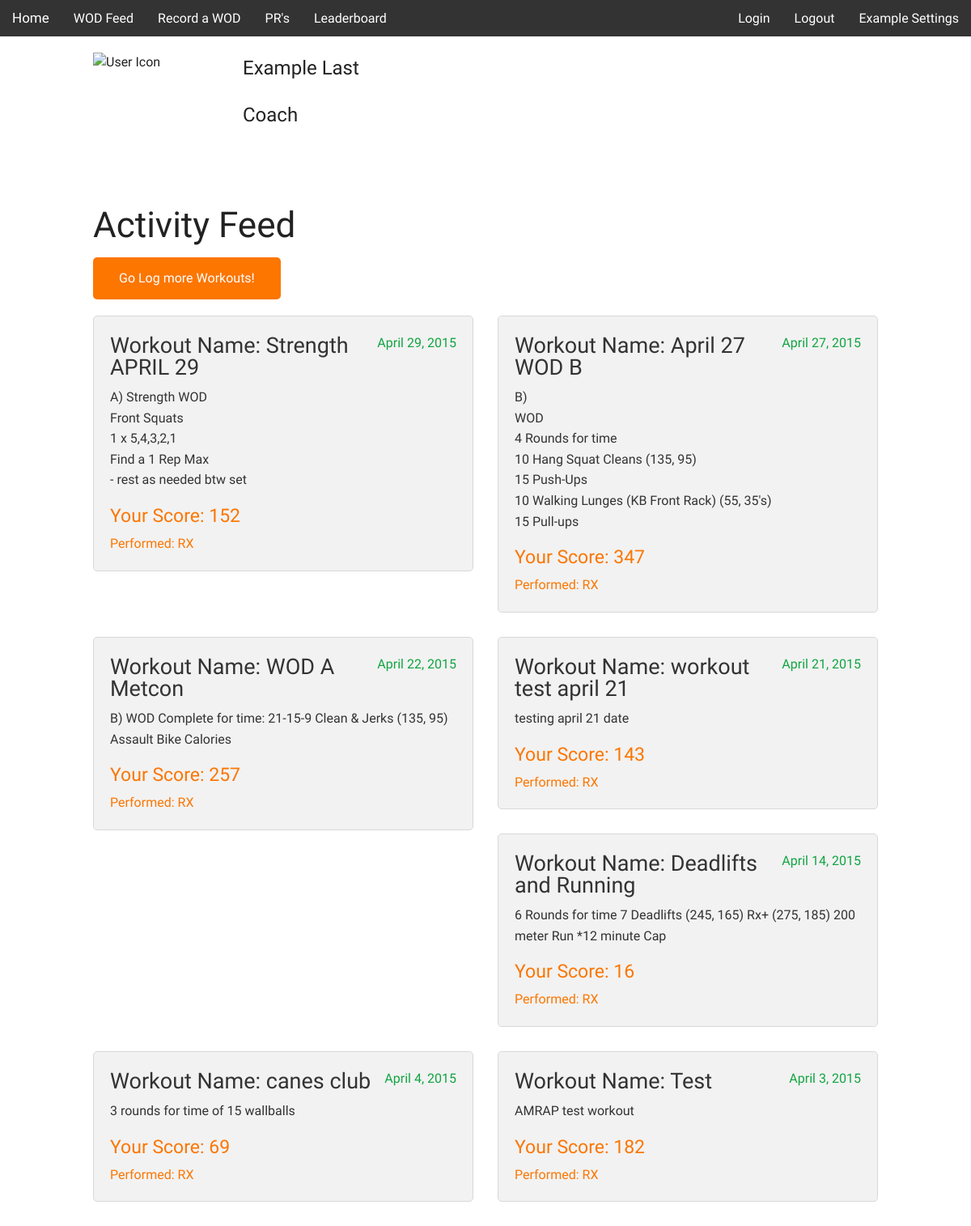
The page /activity.php (signed in) on the database its author committed.
### tables this page shows
CREATE TABLE IF NOT EXISTS `wod_results` (
  `workout_id` int(11) NOT NULL,
  `user_id` int(11) NOT NULL,
  `workout_score` int(11) NOT NULL,
  `workout_level` varchar(10) NOT NULL,
  `wod_notes` varchar(1000) NOT NULL
);

CREATE TABLE IF NOT EXISTS `workouts` (
  `workout_id` int(11) NOT NULL,
  `workout_name` varchar(255) NOT NULL,
  `wod_type` varchar(50) NOT NULL,
  `wod_date` date NOT NULL,
  `description` text NOT NULL
);

### activity.php (the view, shortened to what this page needs)
<?php
include($_SERVER['DOCUMENT_ROOT'].'/header_athlete.php');
?>
<!DOCTYPE html>
<html class="no-js" lang="en">
  <body>
<div class="row">
        <div class="large-6 columns user-info-panel">
            <div class="small-6 columns" id="user-avatar-div" >
            <img src="../userfiles/avatars/<?php echo $_SESSION['user_avatar'] ?>" alt="User Icon">
            </div>
        <div>
            <p><?=$_SESSION['first_name'];?> <?=$_SESSION['last_name'];?></p>
            <p><?=$_SESSION['user_type'];?></p>
        </div>
    </div>
</div>
<div class="row">
    <div class="large-6 columns">
        <h1>Activity Feed</h1>
        <a href="wod_results.php" class="button">Go Log more Workouts!</a>
    </div>
</div>
<div class="row">
    <?php
        include 'connect.php';
        $query = "SELECT * FROM wod_results
        JOIN workouts ON workouts.workout_id = wod_results.workout_id
        WHERE user_id= '".$_SESSION['user_id']."'ORDER BY wod_date DESC";
		$result = mysqli_query($sql_link, $query); ?>
        <?php
        while($row = mysqli_fetch_array($result)) {
        ?>
    <div class="large-6 columns" id="activity_box">
            <div class="panel" id="activity_box">
        <?php $integer_date = strtotime($row['wod_date']);
		$wod_date = date("F j, Y", $integer_date);?>
        <p id="activity-date"><?php echo $wod_date; ?></p>
            <h3>Workout Name: <?php echo $row['workout_name']; ?></h3>
            <p><?php echo $row['description']; ?></p>
            <h4 id="activity-score">Your Score: <?php echo $row['workout_score']; ?></h4>
            <p id="activity-level">Performed: <?php echo $row['workout_level']; ?></p>
                </div>
            </div>
            <?php };?>
</div>
    </body>
</html>

### css/main.css (style rules this page uses)
body { font-family: 'Oswald', sans-serif; }
h1, h2, h3, h4, h5, h6 { font-family: 'Oswald', sans-serif; }
button, .button { font-family: 'Oswald', sans-serif; background-color: #fc7600; border-color: #fc963c; color: #FFFFFF; transition: background-color 300ms ease-out; border-radius: 5px; }
a { color: #10a541; }
.panel { border-radius: 5px; }
.user-info-panel { padding-bottom: 25px; padding-top: 20px; padding-left: 0; }
#user-avatar-div { height: 155px; width: 200px; }
.user-info-panel img { height: 155px; width: 155px; }
.user-info-panel p { font-size: 24px; }
#activity-score, #activity-level { color: #fc7600; }
#activity-date { color: #10a541; float: right; margin-left: 15px; }
@media only screen and (min-width: 64.063em) { #activity_box { margin-bottom: 15px; } }

### rows shown on the page
wod_results: workout.wod_date "April 29, 2015", workout.workout_name "Strength APRIL 29", workout.description "A) Strength WOD Front Squats 1 x 5,4,3,2,1 Find a 1 Rep Max - rest as needed btw set", workout_score "152", workout_level "RX"
wod_results: workout.wod_date "April 27, 2015", workout.workout_name "April 27 WOD B", workout.description "B) WOD 4 Rounds for time 10 Hang Squat Cleans (135, 95) 15 Push-Ups 10 Walking Lunges (KB Front Rack) (55, 35′s) 15 Pull-ups", workout_score "347", workout_level "RX"
wod_results: workout.wod_date "April 22, 2015", workout.workout_name "WOD A Metcon", workout.description "B) WOD Complete for time: 21-15-9 Clean & Jerks (135, 95) Assault Bike Calories", workout_score "257", workout_level "RX"
wod_results: workout.wod_date "April 21, 2015", workout.workout_name "workout test april 21", workout.description "testing april 21 date", workout_score "143", workout_level "RX"
wod_results: workout.wod_date "April 14, 2015", workout.workout_name "Deadlifts and Running", workout.description "6 Rounds for time 7 Deadlifts (245, 165) Rx+ (275, 185) 200 meter Run *12 minute Cap", workout_score "16", workout_level "RX"
wod_results: workout.wod_date "April 4, 2015", workout.workout_name "canes club", workout.description "3 rounds for time of 15 wallballs", workout_score "69", workout_level "RX"
wod_results: workout.wod_date "April 3, 2015", workout.workout_name "Test", workout.description "AMRAP test workout", workout_score "182", workout_level "RX"

### other values the page prints
$_SESSION['first_name'] "Example"
$_SESSION['last_name'] "Last"
$_SESSION['user_type'] "Coach"
